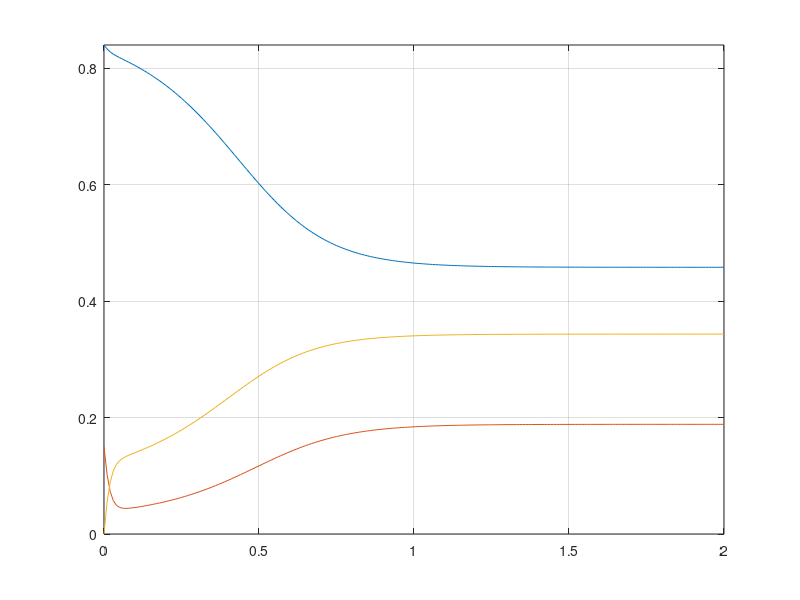

MATLAB code for this plot:
%% Parameters
a = 1.31; %power
s = 0.53; %status
k = 0.55; %interlinguistic similarity
xinital = 0.84; % x0
yinitial = 0.15; % y0
dt = 0.01; % timestep
tmax = 2;
c = 1;
%initialise vectors
t = 0:dt:tmax; % time vector
Nt = length(t); % number of timesteps
x = zeros(Nt,1);
y = zeros(Nt,1);
b = zeros(Nt,1);
x(1) = xinital;
y(1) = yinitial;

%Main loop
for i = 2:Nt
    %Probabilties
    P_XB = c*k*(1-s)*(1-x(i-1))^a;
    P_YB = c*k*s*(1-y(i-1))^a ;
    P_BY = c*(1-k)*(1-s)*(1-x(i-1))^a;
    P_XY = P_BY;
    P_BX = c*(1-k)*s*(1-y(i-1))^a;
    P_YX = P_BX;

    %Discrete system
    x(i) = x(i-1) + (y(i-1) * P_YX) + (b(i-1) * P_BX) - (x(i-1)*(P_XY + P_XB));
    y(i) = y(i-1) + (x(i-1) * P_XY) + (b(i-1) * P_BY) - (y(i-1)*(P_YX + P_YB));
    b(i) = b(i-1) + (x(i-1) * P_XB) + (y(i-1) * P_YB) - (b(i-1)*(P_BX + P_BY));
end

%Plot
xMax = max(x);
Results = zeros(Nt,3);
Results(1:Nt,1) = x;
Results(1:Nt,2) = y;
Results(1:Nt,3)= b;
Results
plot(t,Results)
axis([0 tmax 0 xMax])
grid on



